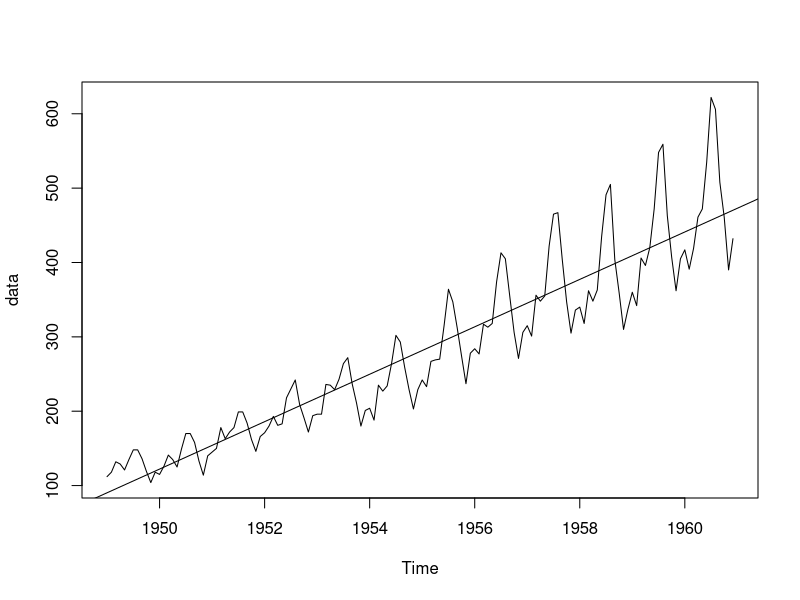
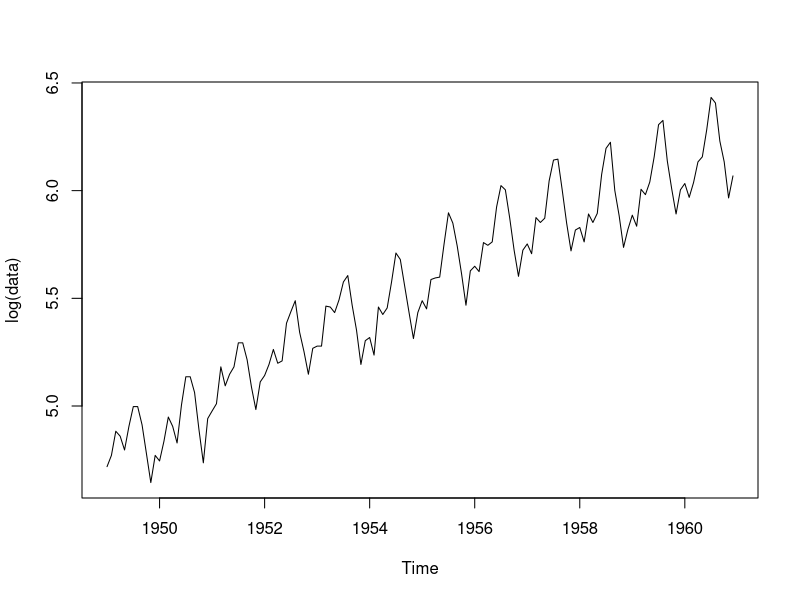
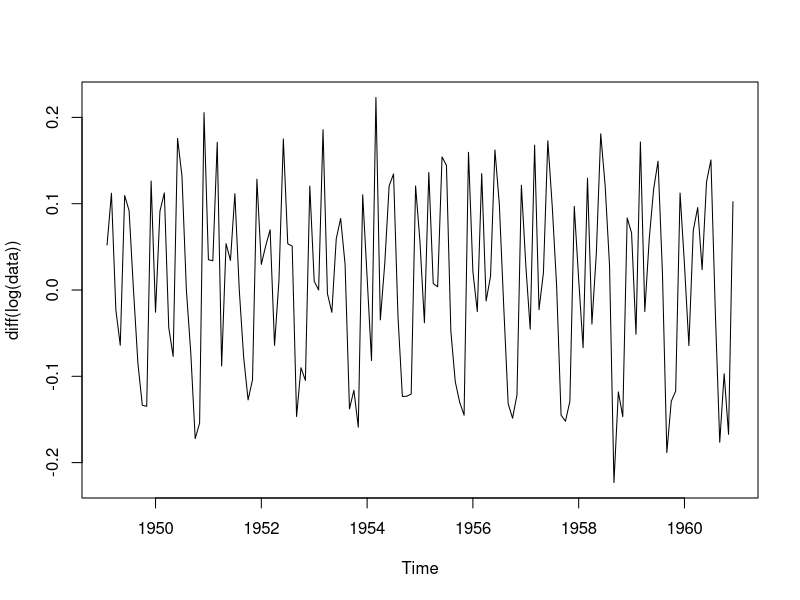
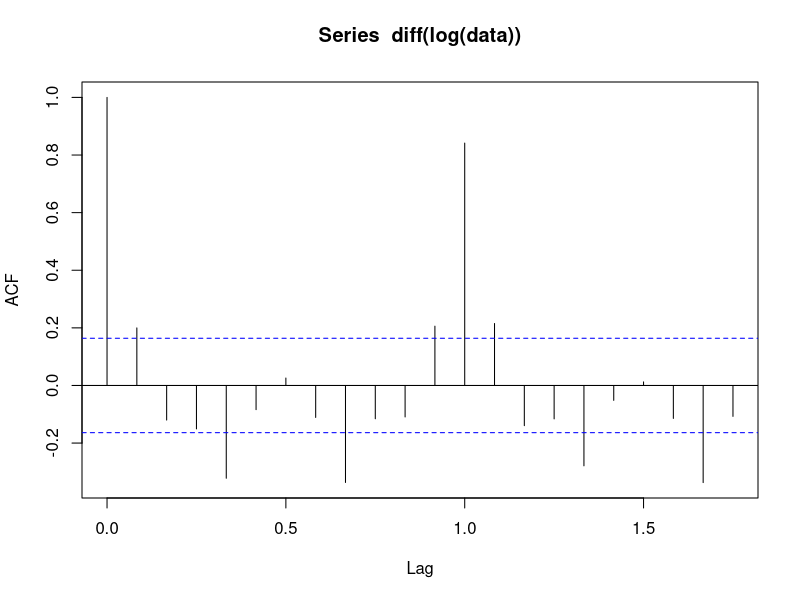
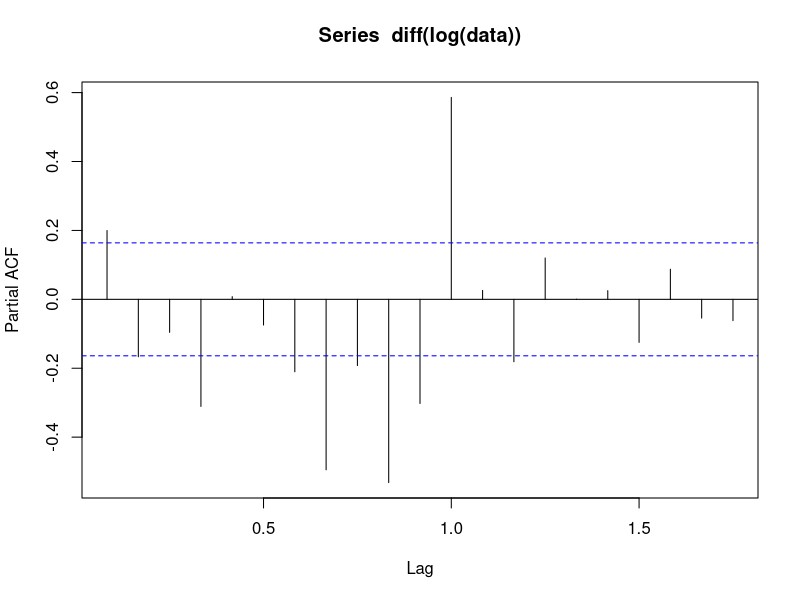
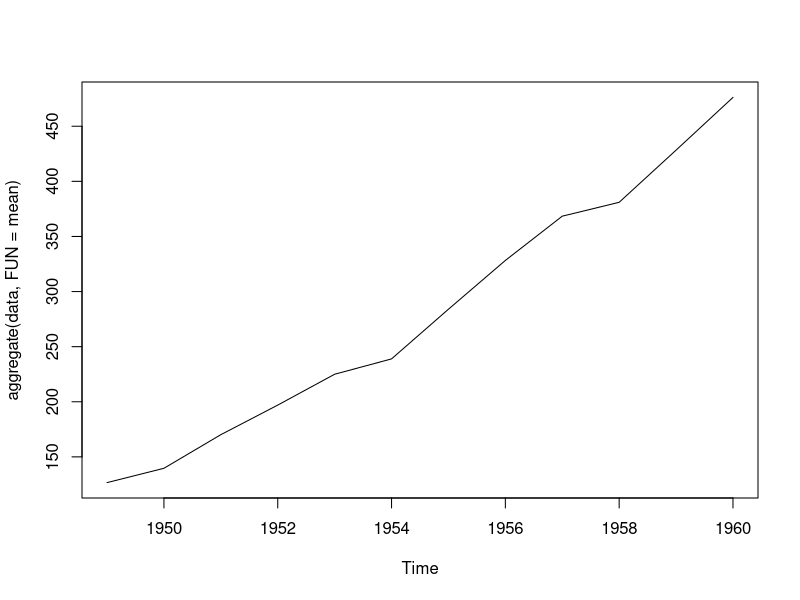
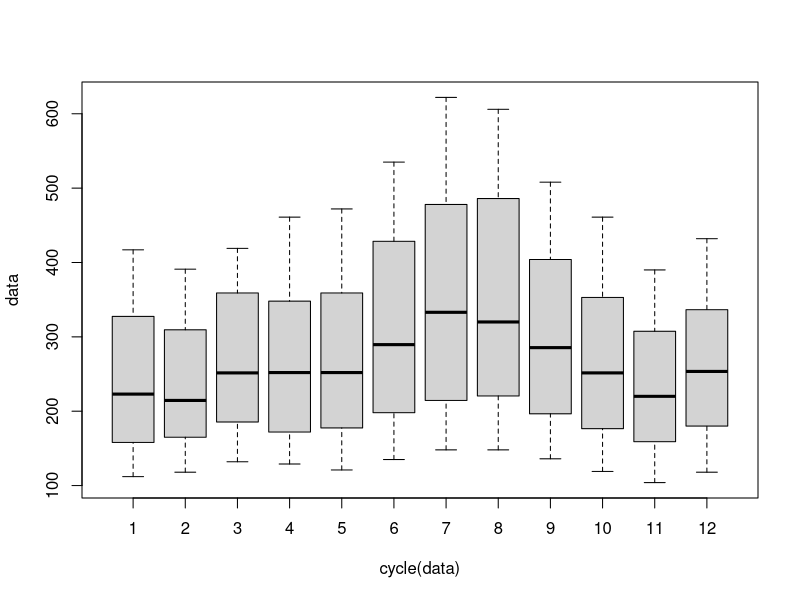
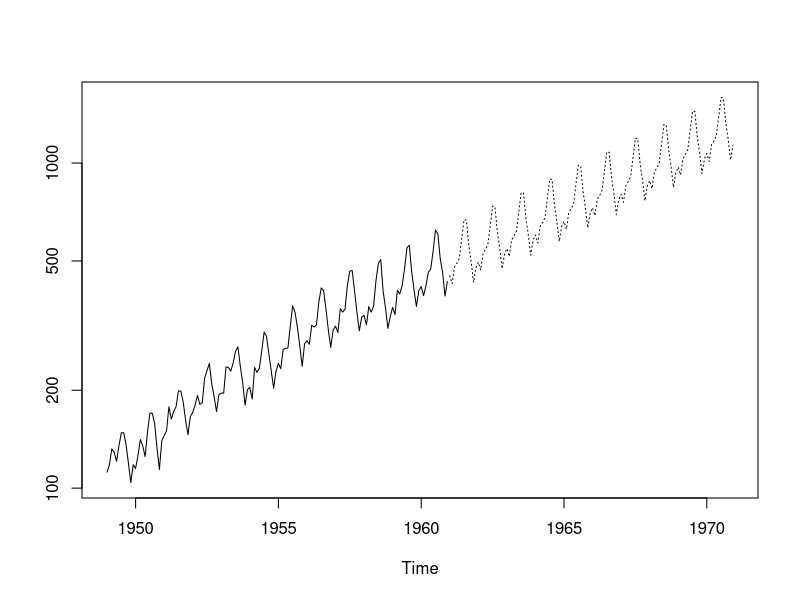

Reproduce these figures in R, in order.
## ---- chunk 1
AirPassengers
data=AirPassengers

plot(data)
abline(reg=lm(data~time(data)))
plot(log(data))
plot(diff(log(data)))
acf(diff(log(data)))
pacf(diff(log(data)))
plot(aggregate(data,FUN =mean))
boxplot(data~cycle(data))
freq=arima(log(data),order=c(0,1,1),seasonal=list(order=c(0,1,1),period=12))
freq
pred=predict(freq,n.ahead=10*12)
pred
pred1=2.718^pred$pred
pred1
ts.plot(data,pred1,log="y",lty=c(1,3))


